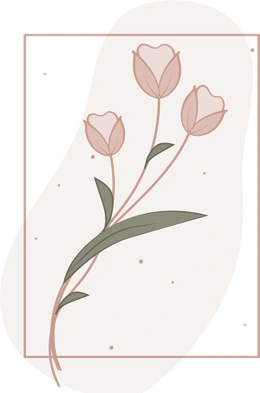
#> input picture assets/marca.webp, 260 x 393 px
$ python fotos.py assets/bruna.webp assets/marca.webp 1.0 1.0 1.0
#> lines starting #> are read from the running program, lines starting #| are printed output that depends on the picture
# -*- coding: utf-8 -*-
"""
Processa as fotos dos procedimentos: recorte 4:3, ajuste de cor e otimizacao.

  python3 fotos.py <id> <arquivo-de-origem> [foco-x] [foco-y] [zoom]

  foco-x / foco-y: 0 a 1, onde fica o assunto na foto (padrao 0.5 0.5)
  zoom: 1.0 = recorte mais aberto possivel; 1.8 = bem mais fechado
  Ex.: python3 fotos.py fox-eyes ~/Downloads/foto.jpg 0.5 0.47 1.4

Saida: assets/fotos/<id>.jpg, 1200x900, tratado e otimizado.
"""
import sys, pathlib
from PIL import Image, ImageEnhance, ImageFilter, ImageOps

try:
    import pillow_heif; pillow_heif.register_heif_opener()
#> (this line was passed over: pillow_heif is not available in this run)
#> in processa, im is the input picture: PIL image 260x393 RGBA; mean R, G, B, A 187.8, 181.3, 177.4, 132
except ImportError:
    pass

LARG, ALT = 1200, 900          # 4:3
RAIZ = pathlib.Path(__file__).parent


def recorta(im, fx=0.5, fy=0.5, zoom=1.0):
    """Recorta em 4:3 centrado no ponto de foco. zoom>1 fecha mais."""
    w, h = im.size
    if w / h > LARG / ALT:                 # sobra largura
        cw, ch = int(h * LARG / ALT), h
    else:                                  # sobra altura
        cw, ch = w, int(w * ALT / LARG)
    if zoom > 1:
        cw, ch = int(cw / zoom), int(ch / zoom)
    x = min(max(0, int(w * fx) - cw // 2), w - cw)
    y = min(max(0, int(h * fy) - ch // 2), h - ch)
    return im.crop((x, y, x + cw, y + ch))


def trata(im):
    """Tratamento leve e uniforme, para as 13 fotos parecerem um conjunto."""
    im = ImageOps.exif_transpose(im).convert("RGB")
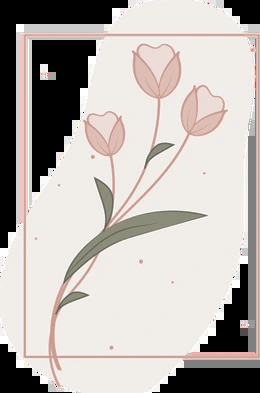
#> im: PIL image 260x393 RGB; mean R, G, B 187.8, 181.3, 177.4

    # equilibrio de branco suave (cinza-medio amortecido em 50%)
    r, g, b = [c.resize((1, 1)).getpixel((0, 0)) for c in im.split()]
#> r = 196; g = 190; b = 185
    alvo = (r + g + b) / 3
#> alvo = 190.3
    if min(r, g, b) > 8:
        canais = []
        for canal, media in zip(im.split(), (r, g, b)):
            k = 1 + (alvo / media - 1) * 0.5
            canais.append(canal.point(lambda v, k=k: min(255, int(v * k))))
#> this loop made 3 passes
#> (media, k) on passes 1 to 3: (196, 0.986), (190, 1), (185, 1.01)
#> after the loop, canais = 3 items
        im = Image.merge("RGB", canais)

    im = ImageOps.autocontrast(im, cutoff=(0.4, 0.2))   # respira sem estourar
    im = ImageEnhance.Color(im).enhance(1.06)           # cor levemente mais viva
    im = ImageEnhance.Contrast(im).enhance(1.04)
    return im


def processa(pid, origem, fx=0.5, fy=0.5, zoom=1.0):
    im = Image.open(origem)
    im = trata(im)
    im = recorta(im, fx, fy, zoom)
#> in recorta, `return im.crop((x, y, x + cw, y + ch))`:
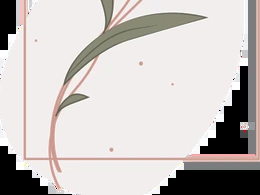
#> returned value: PIL image 260x195 RGB; mean R, G, B 199.7, 194.4, 192.3
    im = im.resize((LARG, ALT), Image.LANCZOS)
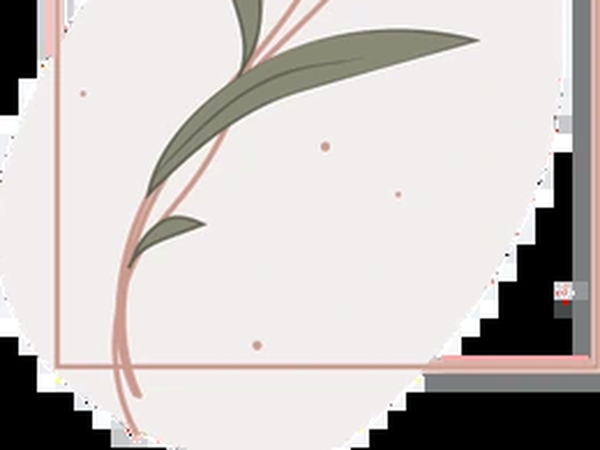
#> im: PIL image 1200x900 RGB (shown at 1/2 size); mean R, G, B 199.7, 194.5, 192.3
    im = im.filter(ImageFilter.UnsharpMask(radius=1.4, percent=48, threshold=3))

    destino = RAIZ / "assets" / "fotos" / ("%s.jpg" % pid)
    destino.parent.mkdir(parents=True, exist_ok=True)
    q = 86
    while q >= 74:
        im.save(destino, "JPEG", quality=q, optimize=True, progressive=True)
        if destino.stat().st_size <= 220 * 1024:
            break
        q -= 4
#> after the loop, q = 86
    return destino, destino.stat().st_size, q


if __name__ == "__main__":
    if len(sys.argv) < 3:
        print(__doc__); sys.exit(1)
    pid, origem = sys.argv[1], sys.argv[2]
    fx = float(sys.argv[3]) if len(sys.argv) > 3 else 0.5
    fy = float(sys.argv[4]) if len(sys.argv) > 4 else 0.5
    zoom = float(sys.argv[5]) if len(sys.argv) > 5 else 1.0
#> (the run stopped early here; a loop or call above may not have finished)
